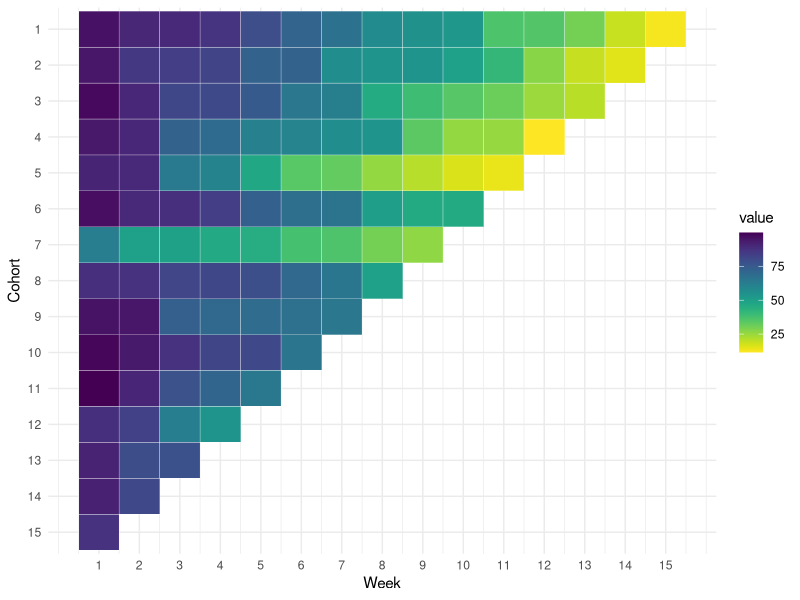

The R source for this figure:
# get packages
library(ggplot2)
library(reshape2)
require(viridis)
 
# simulate cohort data
mydata = replicate(15, sort(runif(15, 1, 100), T))
mydata[lower.tri(mydata)] = NA
 
# convert to df and add cohort label
mydata = t(mydata)
mydata = as.data.frame(mydata)
mydata$cohort = as.factor(c(15:1))
 
# reshape and reorder
mydata = na.omit(melt(mydata, id.vars = "cohort"))
mydata$variable = as.numeric(gsub("V","",mydata$variable))
mydata$cohort = factor(mydata$cohort, levels=rev(levels(mydata$cohort)))
 
# plot cohort
ggplot(mydata, aes(variable, cohort)) +
 theme_minimal() +
 xlab('Week') +
 ylab('Cohort') +
 geom_tile(aes(fill = value), color='white') +
 scale_fill_viridis(direction = -1) +
 scale_x_continuous(breaks = round(seq(min(mydata$variable), max(mydata$variable), by = 1)))
